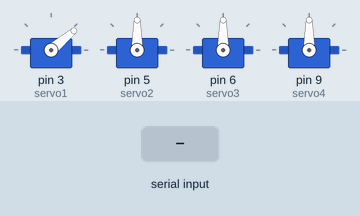
Simulated run of this sketch. Board: Arduino Uno, built with avr-gcc and run on an emulated ATmega328P. Parts: 4 × servo. Inputs (shaded band) come from the test bench.

Above: at 1.2 s.
1.3 s: "90,45,200\n" received over Serial
At 2.1 s:
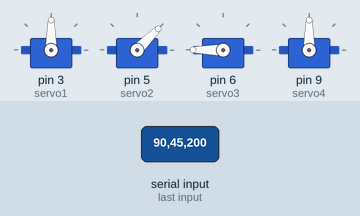
2.8 s: "30,150,10\n" received over Serial
At 3.2 s:
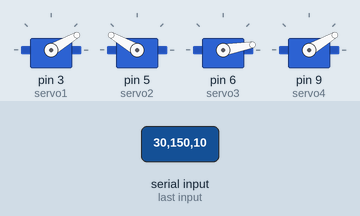
4.3 s: "90,45\n" received over Serial
At 5.4 s:
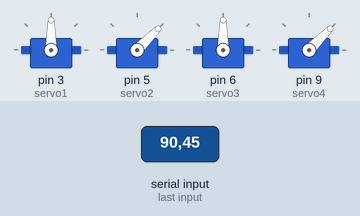
5.8 s: "30,150\n" received over Serial
At 6.6 s:
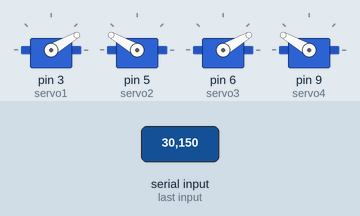
7.3 s: "90,45,200,10\n" received over Serial
At 8.0 s:
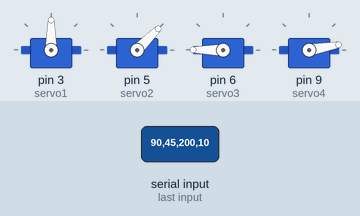
8.8 s: "30,150,10,200\n" received over Serial
At 9.1 s:
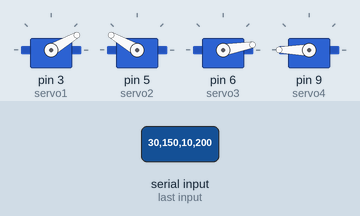
Timing chart, 0 to 11.3 s (numbered marks = the images above; inputs shaded):
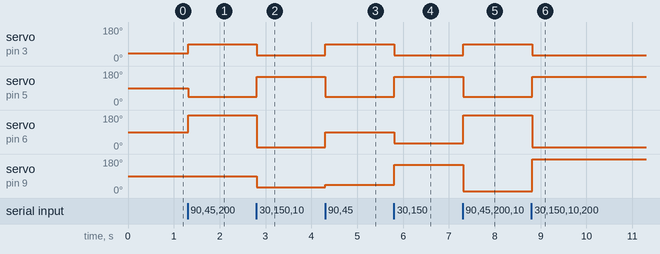

The sketch:

control_servo_serial.ino
```cpp
#include <Servo.h>

Servo servo1;
Servo servo2;
Servo servo3;
Servo servo4;
// Add more servos as needed

void setup() {
  Serial.begin(9600);
  servo1.attach(3);
  servo1.write(40);
  servo2.attach(5);
  servo2.write(90);
  servo3.attach(6);
  servo3.write(90);
  servo4.attach(9);
  servo4.write(90);
  //Attach more servos as needed
}

void loop() {
  // Check if data is available to read from the serial buffer
  if (Serial.available()) {
    // Read the incoming data as a string until a newline character ('\n') is encountered
    String data = Serial.readStringUntil('\n');

    int firstCommaIndex = data.indexOf(',');
    int secondCommaIndex = data.indexOf(',', firstCommaIndex + 1);
    int thirdCommaIndex = data.indexOf(',', secondCommaIndex + 1);

    // Extract servo values from the data string
    int servo1Value = data.substring(0, firstCommaIndex).toInt();
    int servo2Value = data.substring(firstCommaIndex + 1, secondCommaIndex).toInt();
    int servo3Value = data.substring(secondCommaIndex + 1, thirdCommaIndex).toInt();
    int servo4Value = data.substring(thirdCommaIndex + 1).toInt(); // To the end of the string

    // Send the integer values to the respective servos to set their positions
    servo1.write(servo1Value);
    servo2.write(servo2Value);
    servo3.write(servo3Value);
    servo4.write(servo4Value);
  }
}
```

Measured:
- after the input at 1.3 s, servo on pin 3 (servo1): 40° → 90° at once; servo on pin 5 (servo2): 90° → 45° at once; servo on pin 6 (servo3): 90° → 180° at once
- after the input at 2.8 s, servo on pin 3 (servo1), servo on pin 9 (servo4): 90° → 30° at once; servo on pin 5 (servo2): 45° → 150° at once; servo on pin 6 (servo3): 180° → 10° at once
- after the input at 4.3 s, servo on pin 3 (servo1): 30° → 90° at once; servo on pin 5 (servo2): 150° → 45° at once; servo on pin 6 (servo3): 10° → 90° at once; servo on pin 9 (servo4): 30° → 45° at once
- after the input at 5.8 s, servo on pin 3 (servo1), servo on pin 6 (servo3): 90° → 30° at once; servo on pin 5 (servo2), servo on pin 9 (servo4): 45° → 150° at once
- after the input at 7.3 s, servo on pin 3 (servo1): 30° → 90° at once; servo on pin 5 (servo2): 150° → 45° at once; servo on pin 6 (servo3): 30° → 180° at once; servo on pin 9 (servo4): 150° → 10° at once
- after the input at 8.8 s, servo on pin 3 (servo1): 90° → 30° at once; servo on pin 5 (servo2): 45° → 150° at once; servo on pin 6 (servo3): 180° → 10° at once; servo on pin 9 (servo4): 10° → 180° at once
